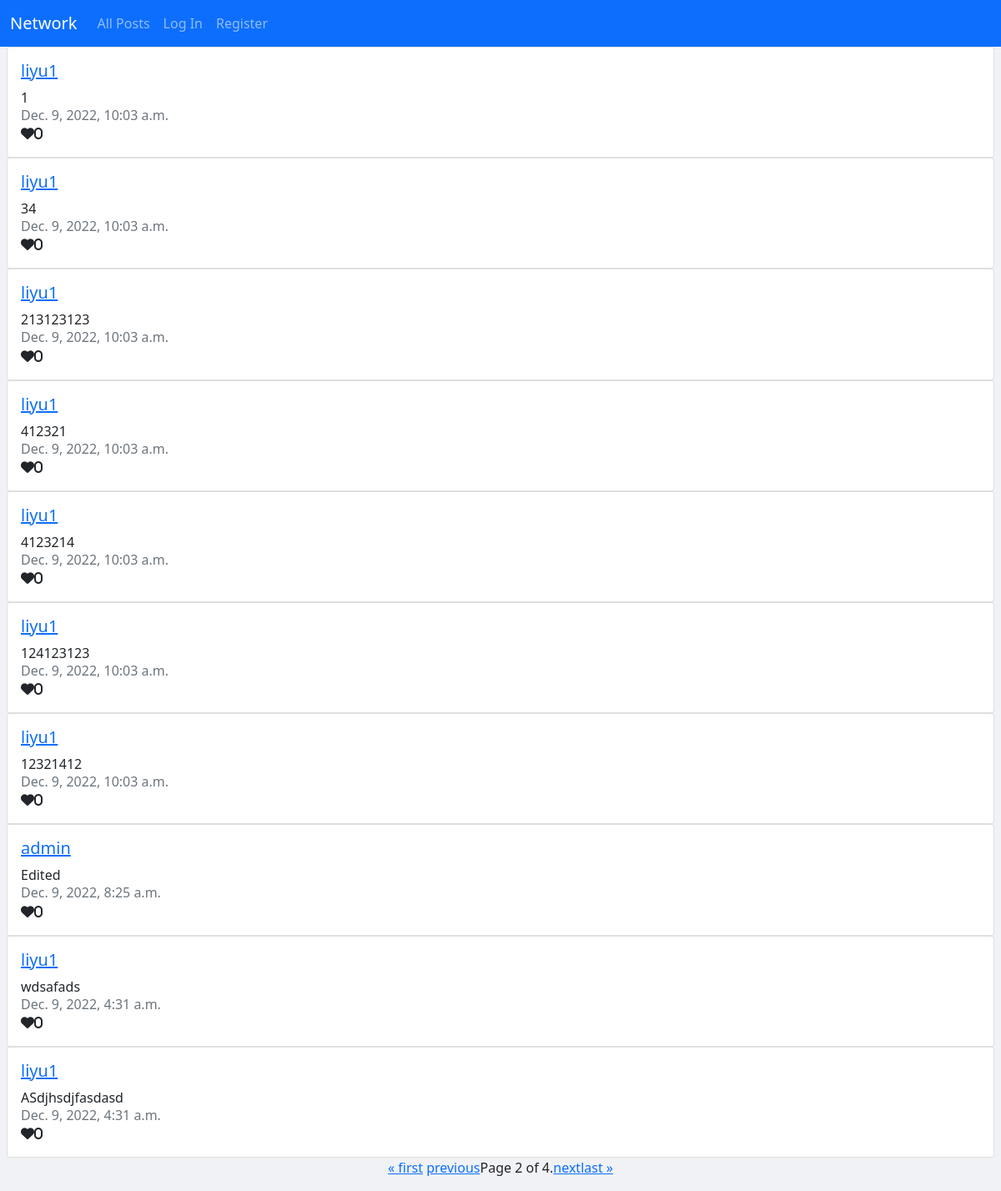
Before: /?page=2 with the older database file.
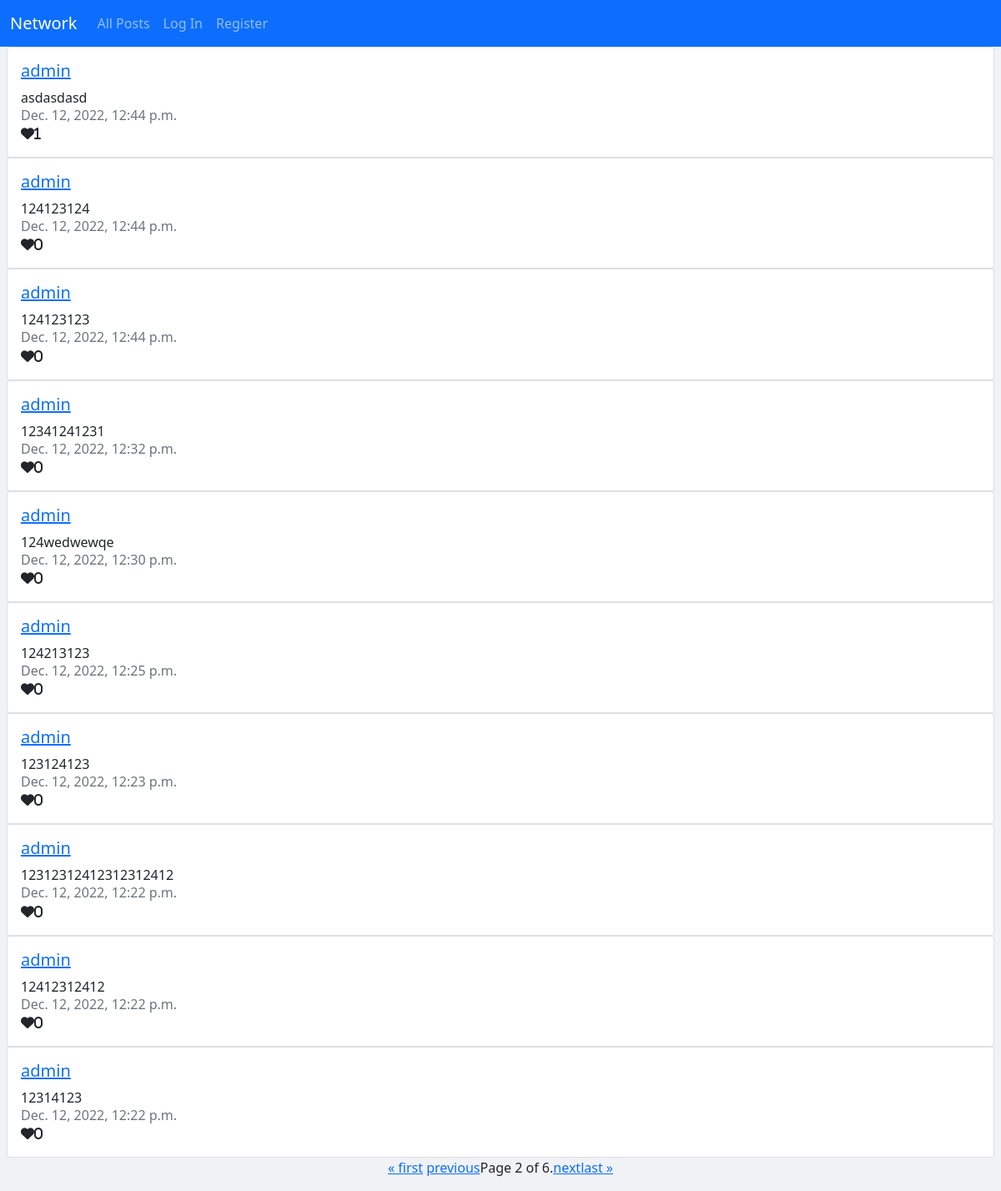
After: the same page with the newer database file.
### network/models.py (models this page shows)
class Post(models.Model):
    creator = models.ForeignKey(User, on_delete=models.CASCADE, related_name="creator")
    created_time = models.DateTimeField(auto_now=False, auto_now_add=True)
    context = models.TextField(max_length=200)

class User(AbstractUser):
    pass

### network/views.py (the view)
# urls.py: path("", views.AllPostsView.as_view(), name="index"),
class AllPostsView(ListView):
    template_name = "network/index.html"
    context_object_name = "posts"
    model = Post
    paginate_by = 10
    ordering = ["-created_time"]
    def get_context_data(self, **kwargs):
        context = super().get_context_data(**kwargs)
        context["form"] = NewPostForm()
        return context

### network/templates/network/index.html (shortened to what this page needs)
{% extends "network/layout.html" %}
{%load static%}
{% block body %}
        {% include 'network/post_list.html' %}
{% endblock %}

### network/templates/network/post_list.html (shortened to what this page needs)
{% for post in posts %}
<div class="card mx-2 gy-1">
  <div class="card-body " data-post_id="{{ post.id }}">
    <h5 class="card-title"><a href="{% url 'profile_path' post.creator %}">{{ post.creator }}</a></h5>
    <div class="card-text" name="text-content">{{ post.context }}</div>
    <h6 class="card-subtitle text-muted m-auto">{{ post.created_time }}</h6>
    <i class="fas fa-heart  like-link">{{ post.likes.all.count }}</i>
    <br>
  </div>
</div>
{% endfor %}
</div>
<nav aria-label="Page navigation" id="page_navigation">
  <ul class="pagination pagination-lg justify-content-center">
    <li class="step-links page-item">
      {% if page_obj.has_previous %}
      <a href="?page=1">&laquo; first</a>
      <a href="?page={{ page_obj.previous_page_number }}">previous</a>
      {% endif %}
    <li class="current page-item">
      Page {{ page_obj.number }} of {{ page_obj.paginator.num_pages }}.
    </li>
    </li class="page-item">
    {%if page_obj.has_next %}
    <a href="?page={{ page_obj.next_page_number }}">next</a>
    <a href="?page={{ page_obj.paginator.num_pages }}">last &raquo;</a>
    {% endif %}
  </ul>
</nav>

Changed rows visible on the page:
no longer on this page (row unchanged): Post: creator "liyu1", context "1", created_time "Dec. 9, 2022, 10:03 a.m.", likes.all.count "0"
no longer on this page (row unchanged): Post: creator "liyu1", context "34", created_time "Dec. 9, 2022, 10:03 a.m.", likes.all.count "0"
no longer on this page (row unchanged): Post: creator "liyu1", context "213123123", created_time "Dec. 9, 2022, 10:03 a.m.", likes.all.count "0"
no longer on this page (row unchanged): Post: creator "liyu1", context "412321", created_time "Dec. 9, 2022, 10:03 a.m.", likes.all.count "0"
no longer on this page (row unchanged): Post: creator "liyu1", context "4123214", created_time "Dec. 9, 2022, 10:03 a.m.", likes.all.count "0"
no longer on this page (row unchanged): Post: creator "liyu1", context "124123123", created_time "Dec. 9, 2022, 10:03 a.m.", likes.all.count "0"
no longer on this page (row unchanged): Post: creator "liyu1", context "12321412", created_time "Dec. 9, 2022, 10:03 a.m.", likes.all.count "0"
no longer on this page (row unchanged): Post: creator "admin", context "Edited", created_time "Dec. 9, 2022, 8:25 a.m.", likes.all.count "0"
no longer on this page (row unchanged): Post: creator "liyu1", context "wdsafads", created_time "Dec. 9, 2022, 4:31 a.m.", likes.all.count "0"
no longer on this page (row unchanged): Post: creator "liyu1", context "ASdjhsdjfasdasd", created_time "Dec. 9, 2022, 4:31 a.m.", likes.all.count "0"
added Post: creator "admin", context "asdasdasd", created_time "Dec. 12, 2022, 12:44 p.m.", likes.all.count "1"
added Post: creator "admin", context "124123124", created_time "Dec. 12, 2022, 12:44 p.m.", likes.all.count "0"
added Post: creator "admin", context "124123123", created_time "Dec. 12, 2022, 12:44 p.m.", likes.all.count "0"
added Post: creator "admin", context "12341241231", created_time "Dec. 12, 2022, 12:32 p.m.", likes.all.count "0"
added Post: creator "admin", context "124wedwewqe", created_time "Dec. 12, 2022, 12:30 p.m.", likes.all.count "0"
added Post: creator "admin", context "124213123", created_time "Dec. 12, 2022, 12:25 p.m.", likes.all.count "0"
added Post: creator "admin", context "123124123", created_time "Dec. 12, 2022, 12:23 p.m.", likes.all.count "0"
added Post: creator "admin", context "12312312412312312412", created_time "Dec. 12, 2022, 12:22 p.m.", likes.all.count "0"
added Post: creator "admin", context "12412312412", created_time "Dec. 12, 2022, 12:22 p.m.", likes.all.count "0"
added Post: creator "admin", context "12314123", created_time "Dec. 12, 2022, 12:22 p.m.", likes.all.count "0"
Other visible differences:
{{ page_obj.paginator.num_pages }}: "4" → "6"
